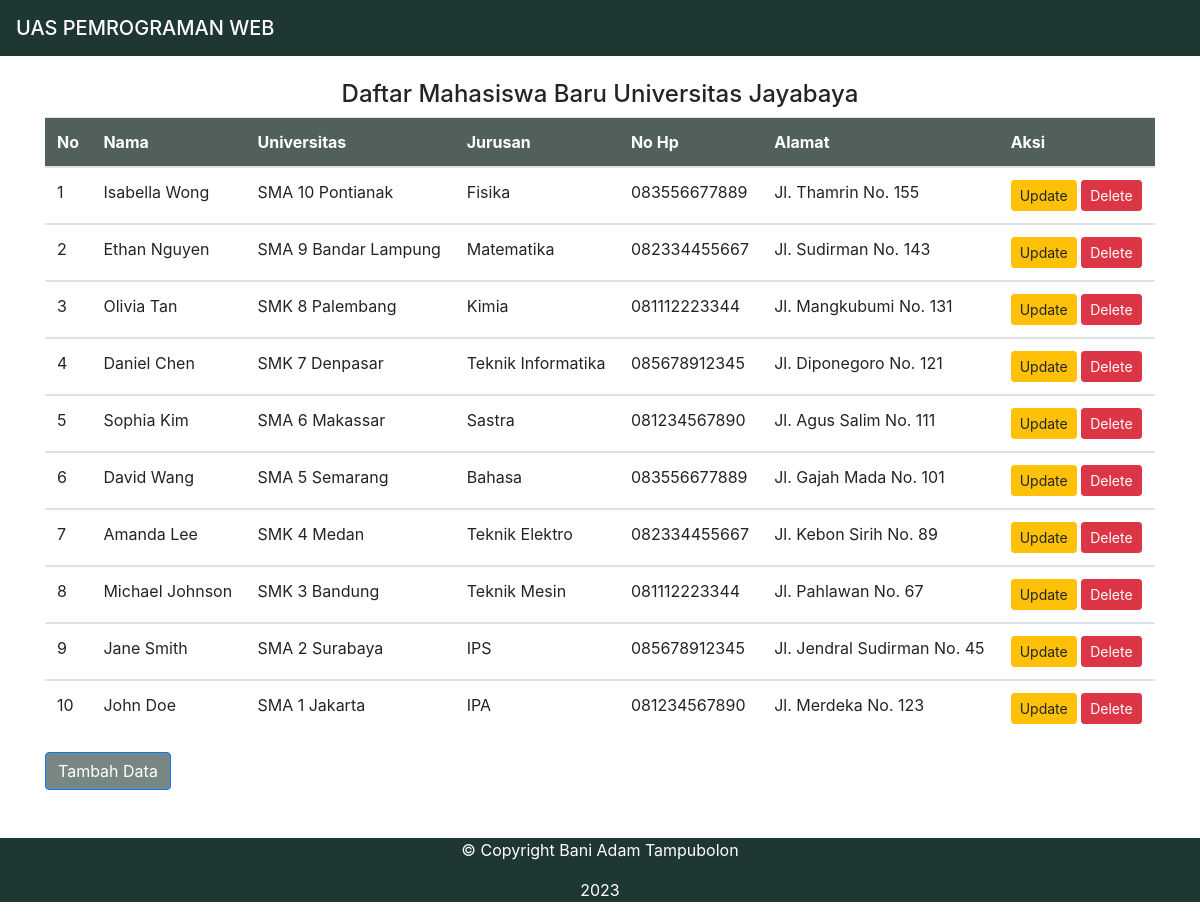
Before: /crud.php with the older database file.
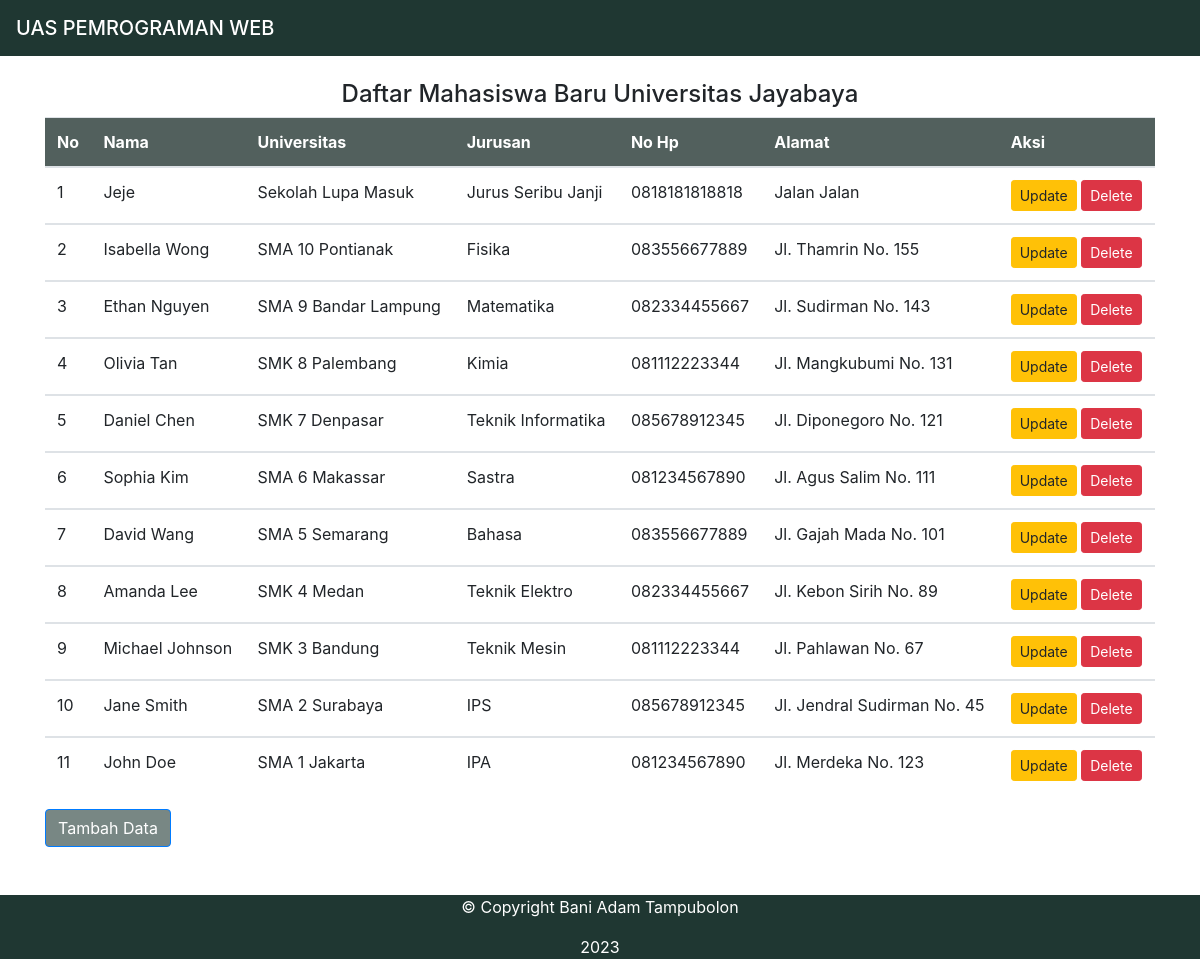
After: the same page with the newer database file.
### tables this page shows
CREATE TABLE `peserta` (
  `id_peserta` int(11) NOT NULL,
  `nama` varchar(50) NOT NULL,
  `sekolah` varchar(50) NOT NULL,
  `jurusan` varchar(50) NOT NULL,
  `no_hp` char(13) NOT NULL,
  `alamat` varchar(50) NOT NULL
);

### crud.php (the view, shortened to what this page needs)
<!DOCTYPE html>
<html lang="en">
<head>
    <link rel="stylesheet" href="https://cdn.jsdelivr.net/npm/bootstrap@4.6.1/dist/css/bootstrap.min.css"
>
</head>
<body style="background-color: white; color: ;">
    <nav class="navbar" style="background-color: #1f3732; color: #fff">
        <span class="navbar-brand mb-0 h1">UAS PEMROGRAMAN WEB</span>
    </nav>
    <div class="container mt-4">
        <h4 class="text-center">Daftar Mahasiswa Baru Universitas Jayabaya</h4>
        <table class="table" style="background-color: #fff; border-radius: 20;">
            <thead class="thead" style="background-color: #52605d; color: #fff;">
                <tr>
                    <th scope="col">No</th>
                    <th scope="col">Nama</th>
                    <th scope="col">Universitas</th>
                    <th scope="col">Jurusan</th>
                    <th scope="col">No Hp</th>
                    <th scope="col">Alamat</th>
                    <th scope="col">Aksi</th>
                </tr>
            </thead>
            <?php
            include "koneksi.php";
            $sql = "select * from peserta order by id_peserta desc";
            $hasil = mysqli_query($kon, $sql);
            $no = 0;
            while ($data = mysqli_fetch_array($hasil)) {
                $no++;
                ?>
                <tbody>
                    <tr>
                        <td><?php echo $no; ?></td>
                        <td><?php echo $data["nama"]; ?></td>
                        <td><?php echo $data["sekolah"];   ?></td>
                        <td><?php echo $data["jurusan"];   ?></td>
                        <td><?php echo $data["no_hp"];   ?></td>
                        <td><?php echo $data["alamat"];   ?></td>
                        <td>
                            <a href="update.php?id_peserta=<?php echo htmlspecialchars($data['id_peserta']); ?>"
                                class="btn btn-warning btn-sm" role="button">Update</a>
                            <a href="<?php echo htmlspecialchars($_SERVER["PHP_SELF"]); ?>?id_peserta=<?php echo $data['id_peserta']; ?>"
                                class="btn btn-danger btn-sm" role="button">Delete</a>
                        </td>
                    </tr>
                </tbody>
            <?php
        }
        ?>
        </table>
        <a href="create.php" class="btn btn-primary" style="background-color: #788784;" role="button">Tambah Data</a>
    </div>
</body>
 <footer class="footer mt-5" style="background-color: #1f3732; color: #fff;">
        <div class="container text-center">
            <p>&copy; Copyright Bani Adam Tampubolon</p>
            <p>2023</p>
        </div>
    </footer>
</html>

Changed rows visible on the page:
added peserta: nama "Jeje", sekolah "Sekolah Lupa Masuk", jurusan "Jurus Seribu Janji", no_hp "0818181818818", alamat "Jalan Jalan"
